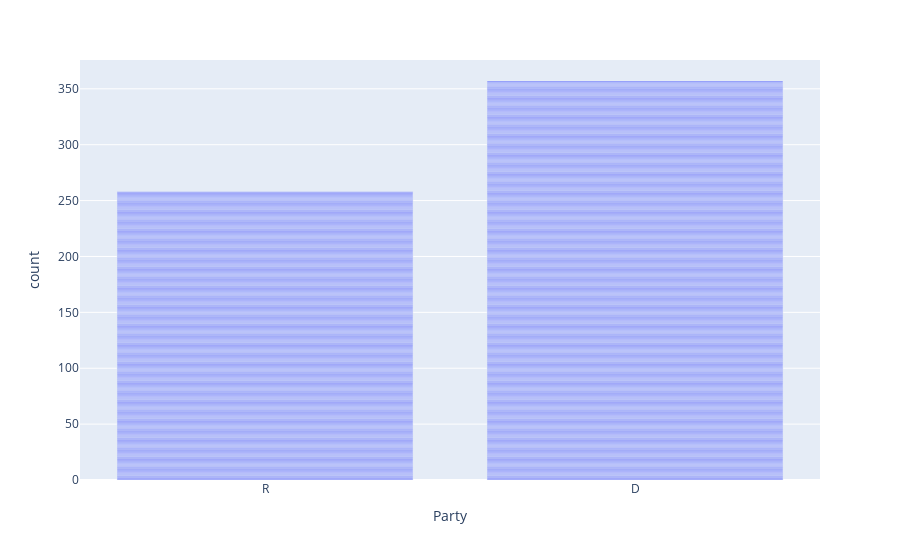

Source (notebook cell):
### Markdown cell above
This bar chart shows the differences in number of resignations by political party. It appears that more congress members from the democratic party have resigned compared to those from the republican party.

### Code cell
fig = px.bar(resignation, x='Party')
fig.show()

### Figure 1 — Plotly figure (JSON) as saved in the notebook; plotly's stock layout.template omitted (floating-point values rounded to 4 significant figures; data arrays with more than 128 entries replaced by an {"elided": "..."} marker saying what was removed)
{"data": [{"alignmentgroup": "True", "hovertemplate": "Party=%{x}<br>count=%{y}<extra></extra>", "legendgroup": "", "marker": {"color": "#636efa", "pattern": {"shape": ""}}, "name": "", "offsetgroup": "", "orientation": "v", "showlegend": false, "textposition": "auto", "type": "bar", "x": {"elided": "615 str values"}, "xaxis": "x", "y": {"elided": "615 int values"}, "yaxis": "y"}], "layout": {"barmode": "relative", "legend": {"tracegroupgap": 0}, "margin": {"t": 60}, "xaxis": {"anchor": "y", "domain": [0, 1], "title": {"text": "Party"}}, "yaxis": {"anchor": "x", "domain": [0, 1], "title": {"text": "count"}}}}
